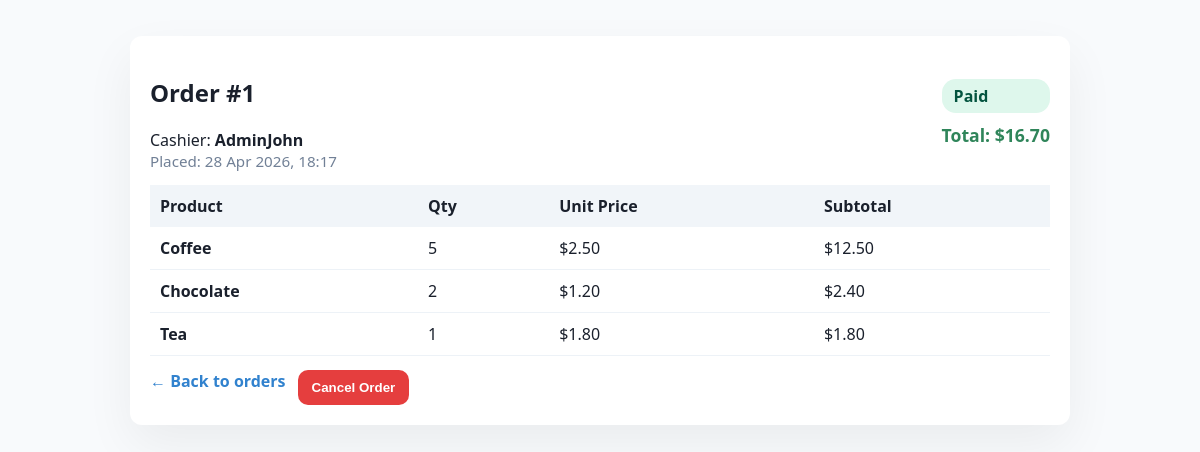
The app's page /sales/orders/1/ (signed in) with its own data.
### sales/models.py (models this page shows, shortened)
class Order(models.Model):
    STATUS_CHOICES = [
        ('open',       'Open'),
        ('on_hold',    'On Hold'),
        ('paid',       'Paid'),
        ('refunded',   'Refunded'),
        ('cancelled',  'Cancelled'),
    ]
    cashier    = models.ForeignKey(
                    User,
                    on_delete=models.SET_NULL,   # keep the order if the staff account is deleted
                    null=True,
                    related_name='orders',
                 )
    status     = models.CharField(max_length=20, choices=STATUS_CHOICES, default='open')
    created_at = models.DateTimeField(auto_now_add=True)    # set when the order is created
    notes      = models.TextField(blank=True)
    @property
    def total(self):
        subtotal = sum(item.subtotal for item in self.items.all())
        if hasattr(self, 'discount'):
            return subtotal - self.discount.amount
        return subtotal
    class Meta:
        ordering = ['-created_at']

class OrderItem(models.Model):
    order      = models.ForeignKey(Order, on_delete=models.CASCADE, related_name='items')
    product    = models.ForeignKey(Product, on_delete=models.PROTECT)   # PROTECT prevents deleting a product that has sales
    quantity   = models.PositiveIntegerField(default=1)
    unit_price = models.DecimalField(max_digits=8, decimal_places=2)    # price at time of sale
    @property
    def subtotal(self):
        return self.unit_price * self.quantity

class Product(models.Model):
    CATEGORY_CHOICES = [
        ('food',        'Food & Drink'),
        ('electronics', 'Electronics'),
        ('clothing',    'Clothing'),
        ('household',   'Household'),
        ('other',       'Other'),
    ]
    name       = models.CharField(max_length=200)
    category   = models.CharField(max_length=20, choices=CATEGORY_CHOICES)
    price      = models.DecimalField(max_digits=8, decimal_places=2)   # e.g. 12.99
    stock      = models.PositiveIntegerField(default=0)                # units in stock
    barcode    = models.CharField(max_length=50, unique=True, blank=True)
    is_active  = models.BooleanField(default=True)                     # hide discontinued items
    image      = models.ImageField(upload_to='product_images/', blank=True, null=True)
    class Meta:
        ordering = ['name']

### sales/views.py (the view)
# urls.py: path('orders/<int:pk>/',        views.order_detail,         name='order_detail'),
@login_required
def order_detail(request, pk):
    order = get_object_or_404(Order, pk=pk)
    return render(request, 'sales/order_detail.html', {
        'order': order,
        'items': order.items.select_related('product')
    })

### sales/templates/sales/order_detail.html (shortened to what this page needs)
<!DOCTYPE html>
<html lang="en">
<head>
</head>
<body>
    <div class="card">
        <div class="meta">
            <div>
                <h2>Order #{{ order.pk }}</h2>
                <div>Cashier: <strong>{{ order.cashier }}</strong></div>
                <div style="color:#718096;font-size:0.95em">Placed: {{ order.created_at|date:'d M Y, H:i' }}</div>
            </div>
            <div>
                <div class="badge status-{{ order.status }}">{{ order.get_status_display }}</div>
                <div style="text-align:right;margin-top:10px;font-size:1.1em" class="price">Total: ${{ order.total|floatformat:2 }}</div>
            </div>
        </div>
        <table>
            <thead>
                <tr><th>Product</th><th>Qty</th><th>Unit Price</th><th>Subtotal</th></tr>
            </thead>
            <tbody>
            {% for item in items %}
                <tr>
                    <td><a href="{% url 'product_detail' item.product.pk %}" style="color:#1a202c;font-weight:700;text-decoration:none">{{ item.product.name }}</a></td>
                    <td>{{ item.quantity }}</td>
                    <td>${{ item.unit_price }}</td>
                    <td>${{ item.subtotal }}</td>
                </tr>
            {% empty %}
                <tr><td colspan="4" style="color:#718096;text-align:center;padding:24px">No items</td></tr>
            {% endfor %}
            </tbody>
        </table>
        <div class="actions">
            <a href="{% url 'order_list' %}" class="back">← Back to orders</a>
            {% if order.status != 'cancelled' %}
                <form method="post" action="{% url 'cancel_order' order.pk %}">
                    <button class="btn cancel" type="submit">Cancel Order</button>
                </form>
            {% endif %}
        </div>
    </div>
</body>
</html>

### sales/templates/sales/order_detail.html (style rules this page uses)
body { font-family:Segoe UI,Arial,sans-serif;background:#f8fafc;color:#1a202c;padding:28px }
.card { max-width:900px;margin:0 auto;background:#fff;padding:20px;border-radius:12px;box-shadow:0 20px 50px rgba(2,6,23,0.06) }
.meta { display:flex;justify-content:space-between;align-items:center }
.badge { padding:6px 12px;border-radius:14px;font-weight:700 }
.status-paid { background:#def7ec;color:#03543f }
table { width:100%;border-collapse:collapse;margin-top:14px }
th { background:#f1f5f9;padding:10px;text-align:left }
td { padding:10px;border-bottom:1px solid #edf2f7 }
.price { font-weight:800;color:#2f855a }
.actions { display:flex;gap:12px;margin-top:14px }
.btn { padding:10px 14px;border-radius:10px;border:none;cursor:pointer;font-weight:700 }
.btn.cancel { background:#e53e3e;color:#fff }
.back { color:#3182ce;text-decoration:none;font-weight:700 }

### records on screen
Order: pk "1", cashier "AdminJohn", created_at "28 Apr 2026, 18:17", status "Paid", total "16.70"
OrderItem: product.name "Coffee", quantity "5", unit_price "2.50", subtotal "12.50"
OrderItem: product.name "Chocolate", quantity "2", unit_price "1.20", subtotal "2.40"
OrderItem: product.name "Tea", quantity "1", unit_price "1.80", subtotal "1.80"
